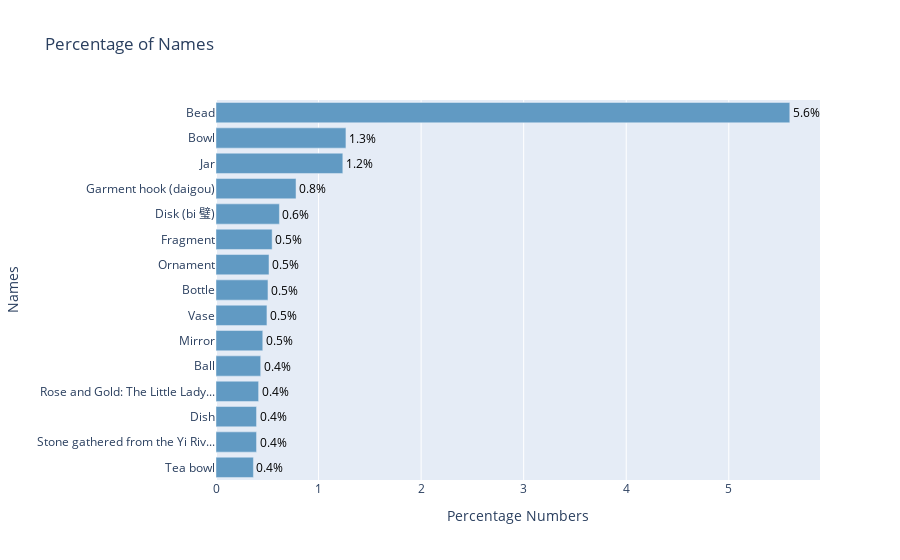

Here is the notebook cell this chart was saved with:
### Code cell
# 计算每个名字的百分比
name_percentages = name_counts / name_counts.sum() * 100

# 定义函数来选择前n个标签
def my_labels(labels, max_label_number=15):
    labels_len = len(labels)
    if labels_len <= max_label_number:
        return labels
    else:
        return labels[:max_label_number]

# 获取前15个标签（按百分比降序排列）
sorted_name_percentages = name_percentages.sort_values(ascending=False)
selected_name_labels = my_labels(sorted_name_percentages.index)
selected_name_percentages = sorted_name_percentages.loc[selected_name_labels]

# 反转顺序以确保绘图时从大到小排列
selected_name_labels = selected_name_labels[::-1]
selected_name_percentages = selected_name_percentages[::-1]

# 缩短标签，如果长度超过20个字符，加上省略号
shortened_labels = [label if len(label) <= 30 else label[:30] + '...' for label in selected_name_labels]

# 创建plotly图表
fig = go.Figure()

# 添加水平条形
fig.add_trace(go.Bar(
    y=shortened_labels,  # 使用缩短后的标签
    x=selected_name_percentages,  # 百分比按降序排列
    orientation='h',  # 水平条形图
    marker=dict(color='#619AC3'),
    text=[f'{pct:.1f}%' for pct in selected_name_percentages],  # 添加百分比标签
    textposition='outside',
    textfont=dict(color='black')  # 在条形外部显示文本
))

# 添加标题和轴标签
fig.update_layout(
    title="Percentage of Names",
    xaxis_title="Percentage Numbers",
    yaxis_title="Names",
    yaxis=dict(tickmode='linear'),  # 确保所有标签都显示
    height=500) 

# 显示图表
fig.show()

### Figure 1 — Plotly figure (JSON) as saved in the notebook; plotly's stock layout.template omitted (floating-point values rounded to 4 significant figures)
{"data": [{"marker": {"color": "#619AC3"}, "orientation": "h", "text": ["0.4%", "0.4%", "0.4%", "0.4%", "0.4%", "0.5%", "0.5%", "0.5%", "0.5%", "0.5%", "0.6%", "0.8%", "1.2%", "1.3%", "5.6%"], "textfont": {"color": "black"}, "textposition": "outside", "type": "bar", "x": [0.3649, 0.3953, 0.3953, 0.4156, 0.4358, 0.4561, 0.4967, 0.5068, 0.5169, 0.5473, 0.6183, 0.7805, 1.237, 1.267, 5.595], "y": ["Tea bowl", "Stone gathered from the Yi Riv...", "Dish", "Rose and Gold: The Little Lady...", "Ball", "Mirror", "Vase", "Bottle", "Ornament", "Fragment", "Disk (bi 璧)", "Garment hook (daigou)", "Jar", "Bowl", "Bead"]}], "layout": {"autosize": true, "title": {"text": "Percentage of Names"}, "xaxis": {"autorange": true, "range": [0, 5.889], "title": {"text": "Percentage Numbers"}, "type": "linear"}, "yaxis": {"autorange": true, "range": [-0.5, 14.5], "tickmode": "linear", "title": {"text": "Names"}, "type": "category"}}}
